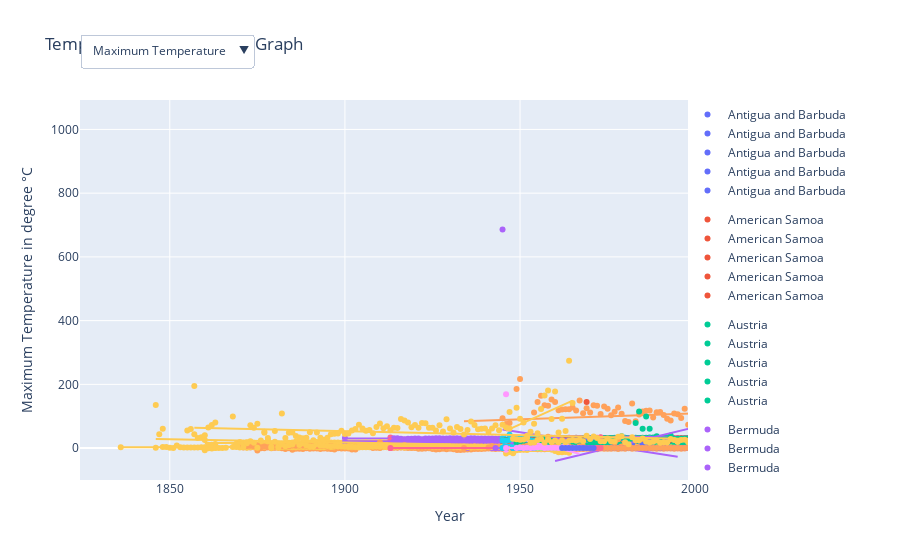

Write notebook code for a chart like this one.
### Code cell
# path to data
data_loc = r'Filtered Data\Data Aggregation'

# list to store DataFrame from each CSV file
dfs = {}

# loop through each file and add to list
for file in os.listdir(data_loc):
    if 'yearly' in file:
        key_dic = code_keydic()
        country, ext = file.split('.')
        country_name =  key_dic[country[-2:]]

        file_path = os.path.join(data_loc, file)
        df = pd.read_csv(file_path)
        dfs[country_name] = df

# Define a color scale (using continuous color mapping)
color_cycle = cycle(px.colors.qualitative.Plotly)

# create traces for each line
tmax_traces, tmin_traces, precp_traces, snow_traces, snowD_traces= [], [], [], [], []

for country_name, df in dfs.items():

    # the unique color for country
    country_color = next(color_cycle)

    # added country col for px.scatter color parameter for legend
    df['Country'] = country_name

    scatter = px.scatter(df, x=df['Year'], y=df['TMAX'], trendline='ols', color_discrete_sequence=[country_color], color='Country')
    for traces in scatter.data:
        traces.name = country_name
        tmax_traces.append(traces)

    scatter = px.scatter(df, x=df['Year'], y=df['TMIN'], trendline='ols', color_discrete_sequence=[country_color], color='Country')
    for traces in scatter.data:
        traces.name = country_name
        tmin_traces.append(traces)

    scatter = px.scatter(df, x=df['Year'], y=df['PRCP'], trendline='ols', color_discrete_sequence=[country_color], color='Country')
    for traces in scatter.data:
        traces.name = country_name
        precp_traces.append(traces)

    scatter = px.scatter(df, x=df['Year'], y=df['SNOW'], trendline='ols', color_discrete_sequence=[country_color], color='Country')
    for traces in scatter.data:
        traces.name = country_name
        snow_traces.append(traces)

    scatter = px.scatter(df, x=df['Year'], y=df['SNWD'], trendline='ols', color_discrete_sequence=[country_color], color='Country')
    for traces in scatter.data:
        traces.name = country_name
        snowD_traces.append(traces)

# Define the initial data to be displayed
initial_traces = tmax_traces + tmin_traces + precp_traces + snow_traces + snowD_traces

# Define the layout with dropdown menu
graph_layout = go.Layout(title='Temperature Country Line Graph',
                         xaxis=dict(title='Year'),
                         yaxis=dict(title='Maximum Temperature in degree °C'),
                         showlegend=True,
                         legend=dict( 
                            x=1.075,  
                            y=1,
                            xanchor='right',
                            yanchor='top'
                        ),
                         updatemenus=[
                             dict(
                                 buttons=list([
                                     dict(label='Maximum Temperature',
                                          method='update',
                                          args=[{'visible': [True] * len(tmax_traces) + [False] * (len(initial_traces) - len(tmax_traces))},
                                                {'title': 'Maximum Temperature',
                                                 'yaxis': {'title': 'Maximum Temperature in degree °C'}}]),
                                     dict(label='Minimum Temperature',
                                          method='update',
                                          args=[{'visible': [False] * len(tmax_traces) + [True] * len(tmin_traces) + [False] * (len(initial_traces) - len(tmax_traces) - len(tmin_traces))},
                                                {'title': 'Minimum Temperature',
                                                 'yaxis': {'title': 'Minimum Temperature in degree °C'}}]),
                                     dict(label='Precipitation',
                                          method='update',
                                          args=[{'visible': [False] * (len(tmax_traces) + len(tmin_traces)) + [True] * len(precp_traces) + [False] * (len(initial_traces) - len(tmax_traces) - len(tmin_traces) - len(precp_traces))},
                                                {'title': 'Precipitation',
                                                 'yaxis': {'title': 'Precipitation in mm'}}]),
                                     dict(label='Snowfall',
                                          method='update',
                                          args=[{'visible': [False] * (len(tmax_traces) + len(tmin_traces) + len(precp_traces)) + [True] * len(snow_traces) + [False] * (len(initial_traces) - len(tmax_traces) - len(tmin_traces) - len(precp_traces) - len(snow_traces))},
                                                {'title': 'Snowfall',
                                                 'yaxis': {'title': 'Snowfall in mm'}}]),
                                     dict(label='Snow Depth',
                                          method='update',
                                          args=[{'visible': [False] * (len(tmax_traces) + len(tmin_traces) + len(precp_traces) + len(snow_traces)) + [True] * len(snowD_traces)},
                                                {'title': 'Snow Depth',
                                                 'yaxis': {'title': 'Snow Depth in mm'}}]),
                                 ]),
                                 direction='down',
                                 pad={'r': 10, 't': 10},
                                 showactive=True,
                                 x=0,
                                 xanchor='left',
                                 y=1.2,
                                 yanchor='top'
                             ),
                         ])

# Create the figure
fig = go.Figure(data=initial_traces, layout=graph_layout)

# Show the figure
fig.show()
